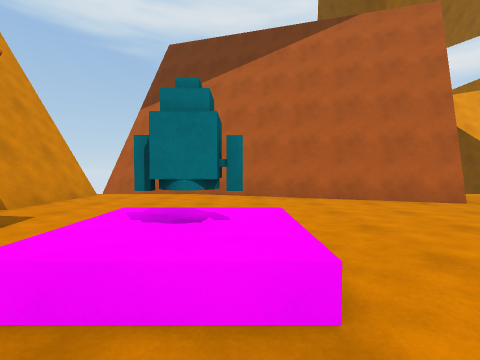
[1] (above)

16 first-person views from a walk through a 3-D level made in the Unity game engine. The camera is 1.2 m above the floor, tilts 2° down and sees 85° across. The floor is counted in squares, 2 m on a side. Each view is taken from the middle of a square. On the plan, view 1 faces up. The plan holds only what a view shows up to about 9 squares ahead; the rest is blank. The place goes on beyond the plan.

[2]
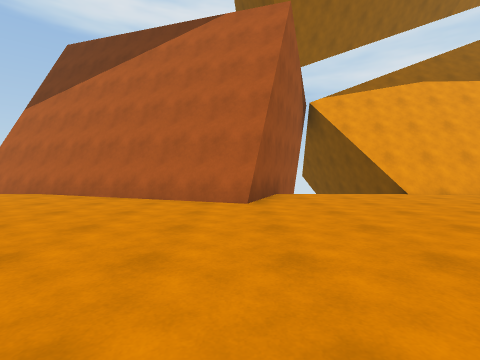

[3]
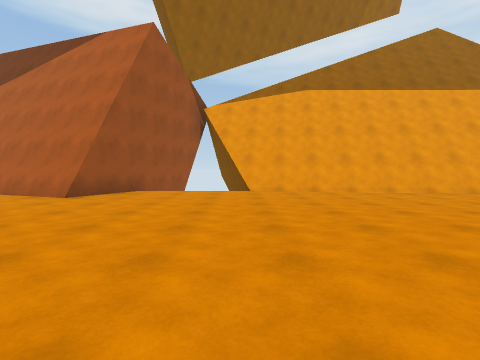

[4]
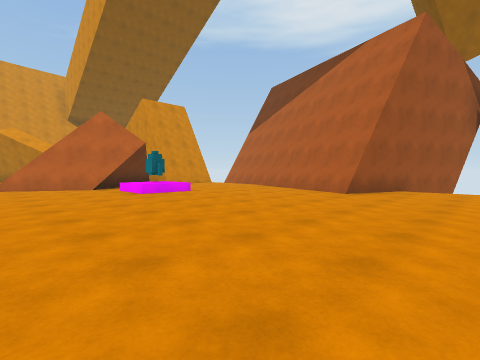

[5]
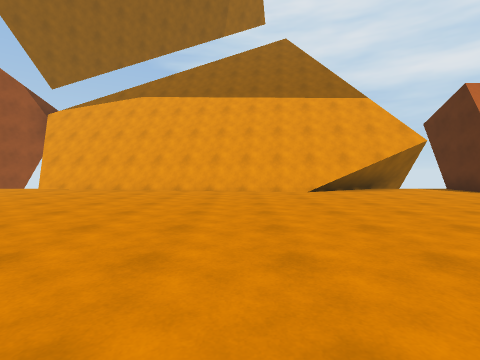

[6]
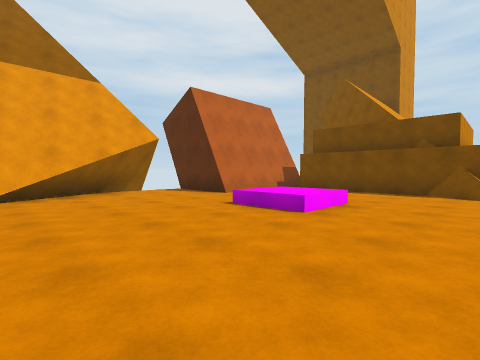

[7]
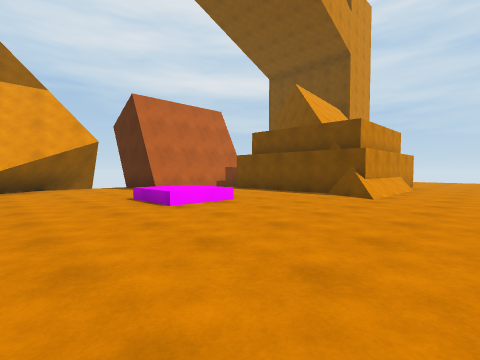

[8]
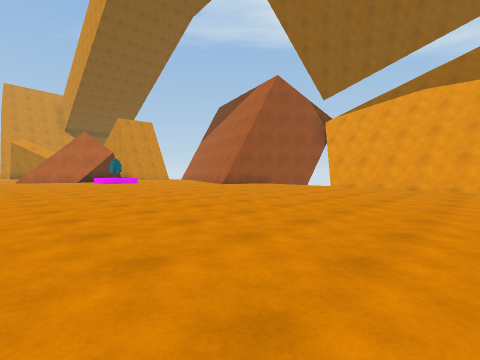

[9]
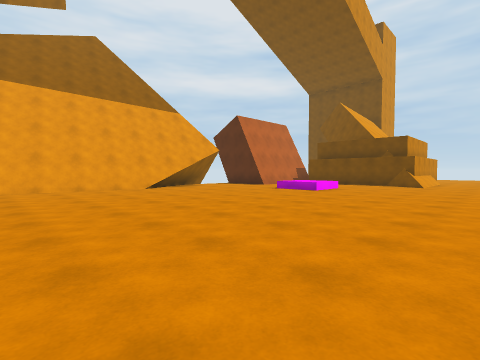

[10]
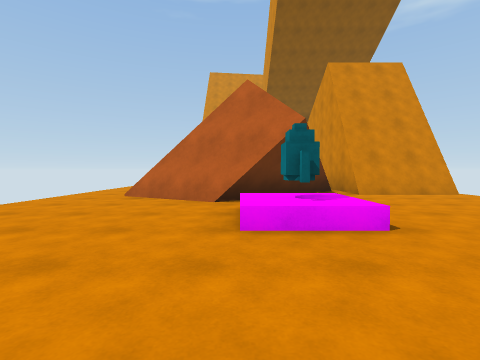

[11]
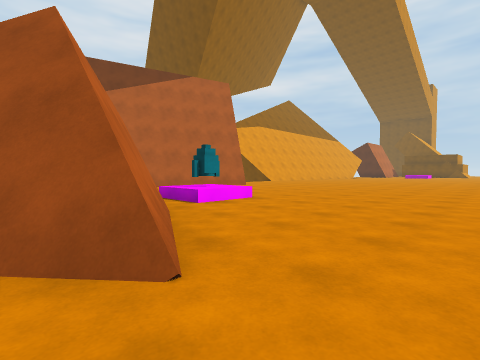

[12]
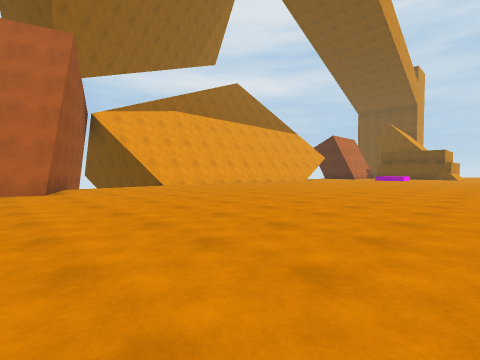

[13]
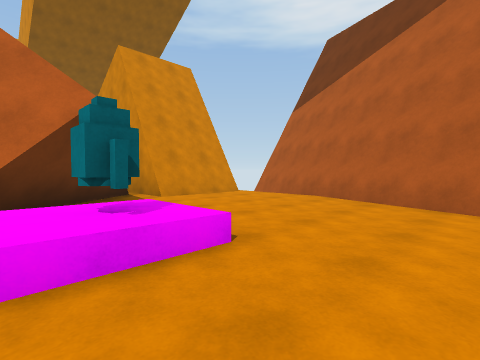

[14]
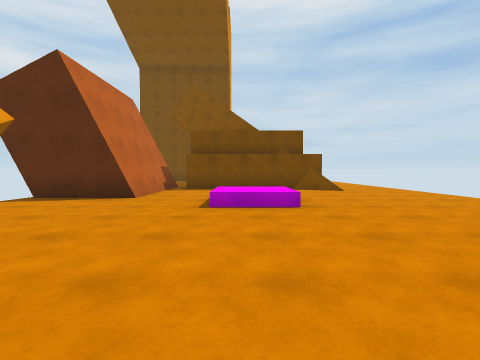

[15]
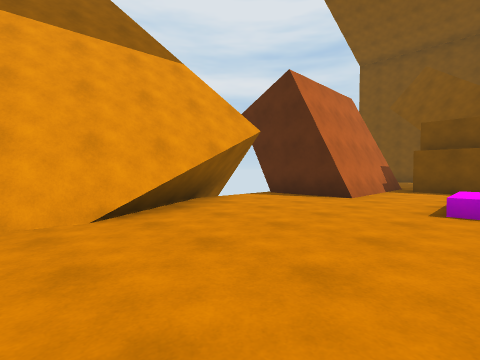

[16]
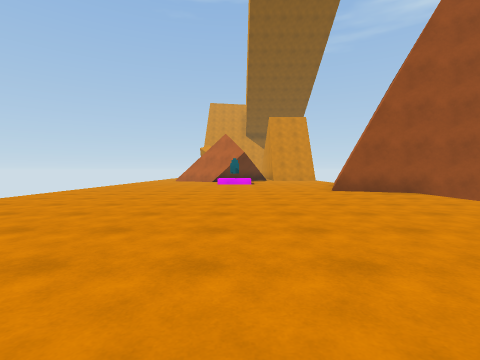

### Floor plan
Key: @ floor where view 1 was taken; # wall or solid block; . main floor; : floor 0.5 m higher than the main floor; / step, stairs or slope; = window, fence, low wall or low ledge; v drop or lower ground; R rocket.
Columns run from 6 left of view 1 to 28 right of it. Each row starts with its distance up from view 1.
  8   ###         #
  7   vv####  ##  ########   ####
  6   #....####........#######..#
  5   #.......#.................####
  4 ###.............................
  3   #............................#
  2   ##./R....................:/..#
  1    ##//....................//..#
  0   ##/.@.......................=####
 -1   ##..........................=///.
 -2   .................................
 -3   ................................

Where each view was taken, in squares from view 1:
view 1: 0 up, 0 right, facing up
view 2: 0 up, 4 right, facing up
view 3: 1 down, 8 right, facing up
view 4: 2 down, 7 right, facing up-left
view 5: 2 down, 15 right, facing up
view 6: 1 down, 17 right, facing up-right
view 7: 3 down, 18 right, facing up-right
view 8: 3 down, 13 right, facing up-left
view 9: 3 down, 13 right, facing up-right
view 10: 1 up, 3 right, facing left
view 11: 3 down, 4 left, facing up-right
view 12: 3 down, 3 right, facing up-right
view 13: 1 up, 2 right, facing up-left
view 14: 2 up, 16 right, facing right
view 15: 2 up, 16 right, facing up-right
view 16: 2 up, 12 right, facing left
